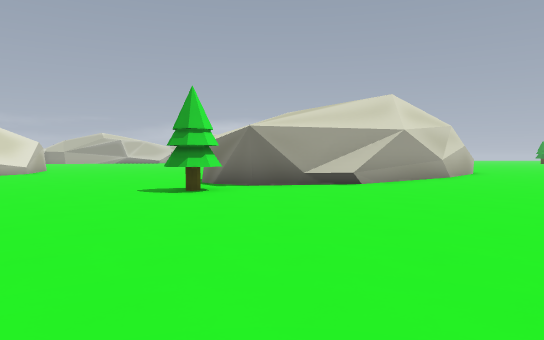
[1] (above)

24 first-person views from a walk through a Godot game level. The camera is 1.5 m above the floor, tilts 2° down and sees 70° across. The floor is counted in squares, 2.6 m on a side. Each view is taken from the middle of a square. On the plan, view 1 faces up. The plan holds only what a view shows up to about 10 squares ahead; the rest is blank. The place goes on beyond the plan. Some surface patterns are stand-ins.

[2]
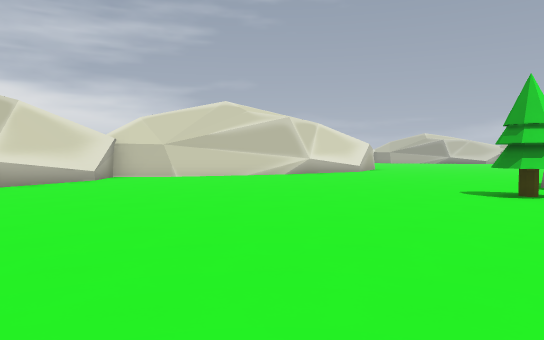

[3]
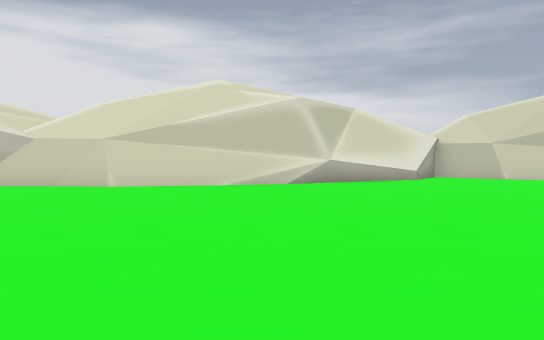

[4]
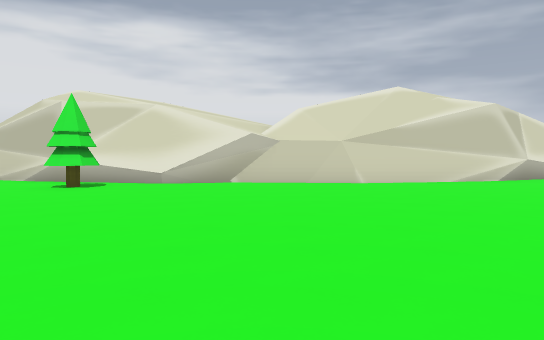

[5]
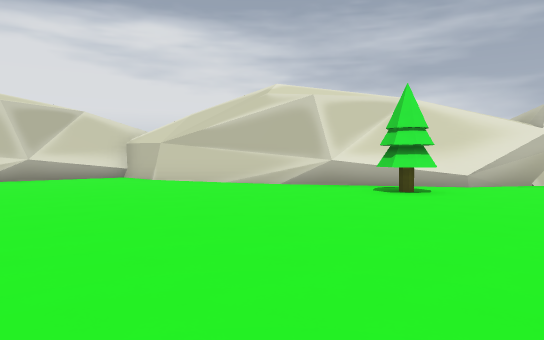

[6]
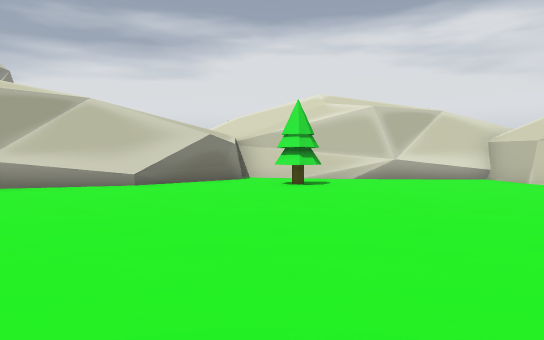

[7]
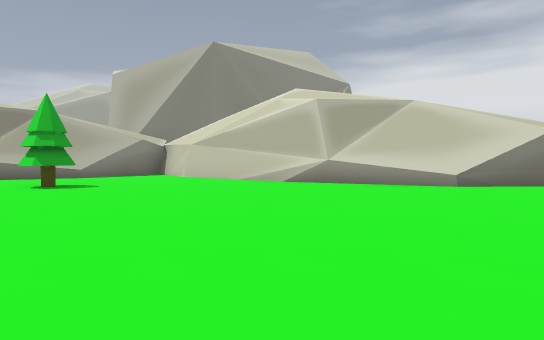

[8]
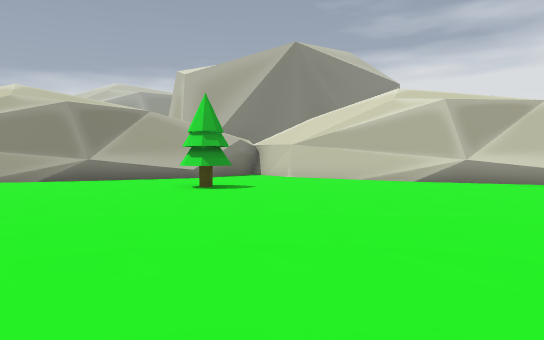

[9]
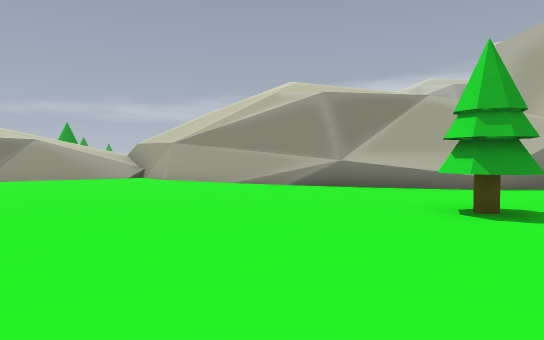

[10]
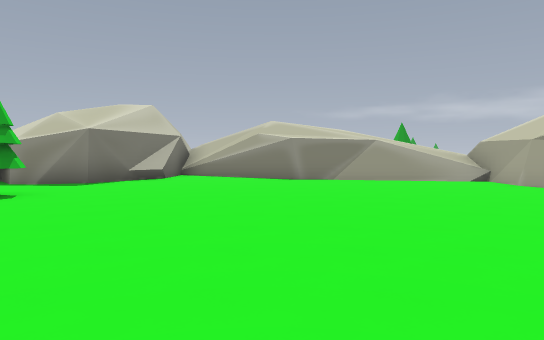

[11]
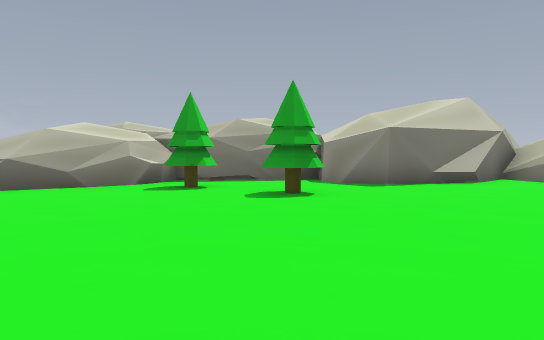

[12]
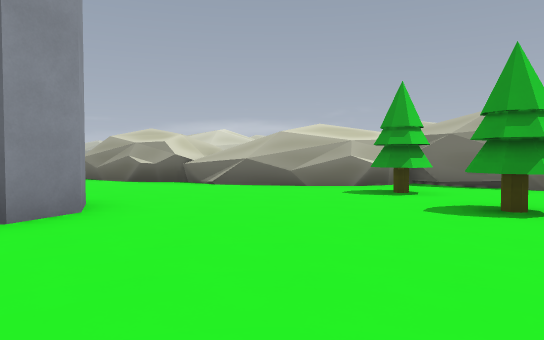

[13]
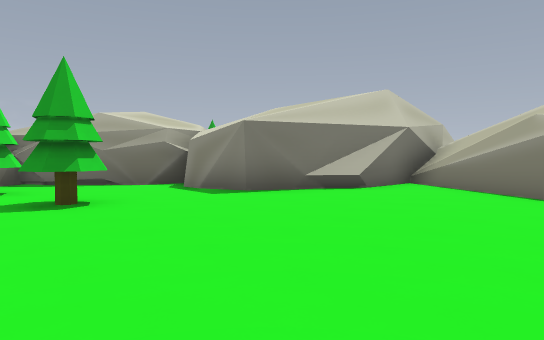

[14]
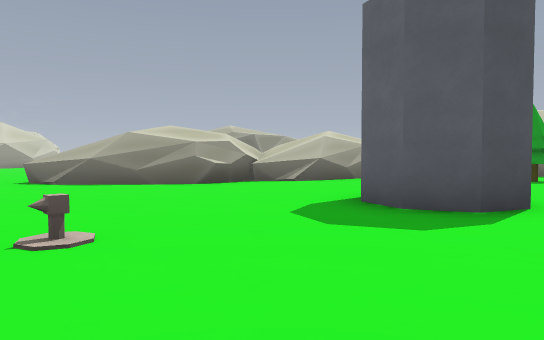

[15]
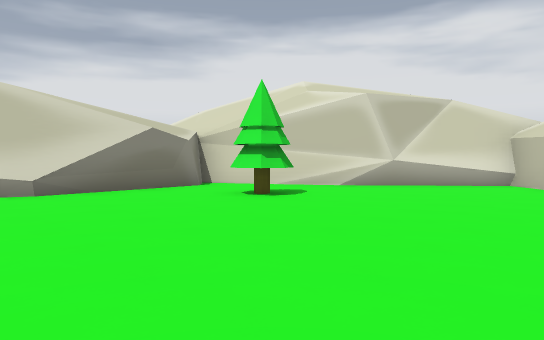

[16]
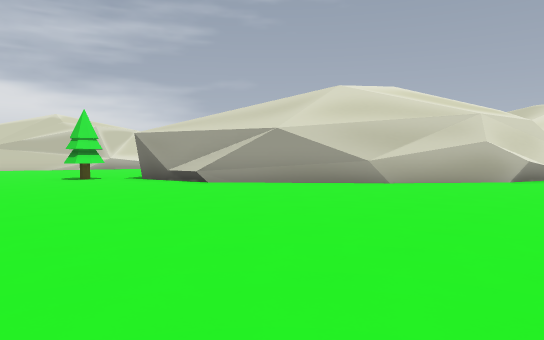

[17]
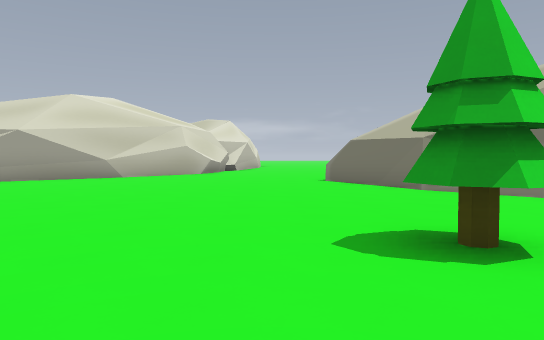

[18]
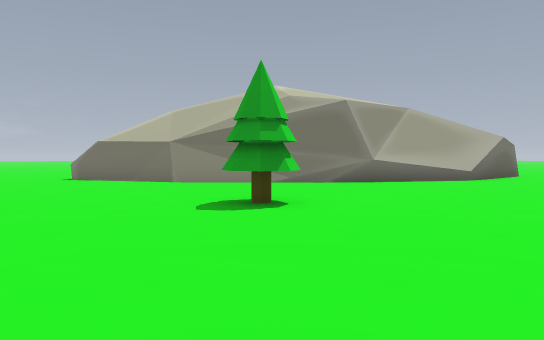

[19]
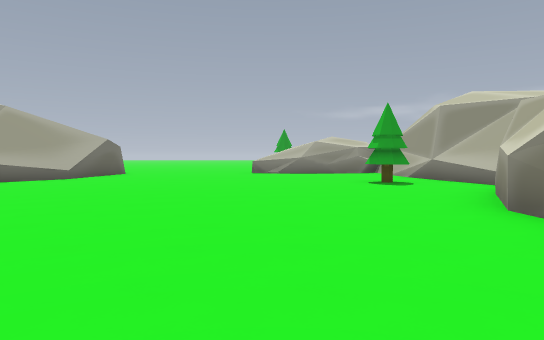

[20]
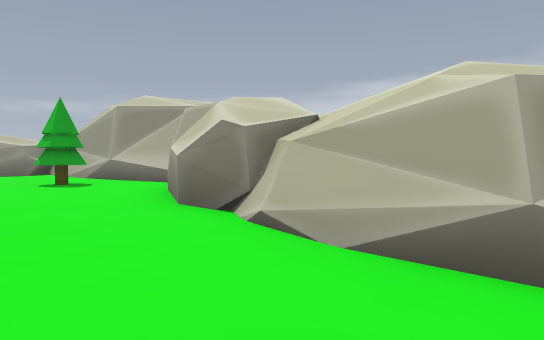

[21]
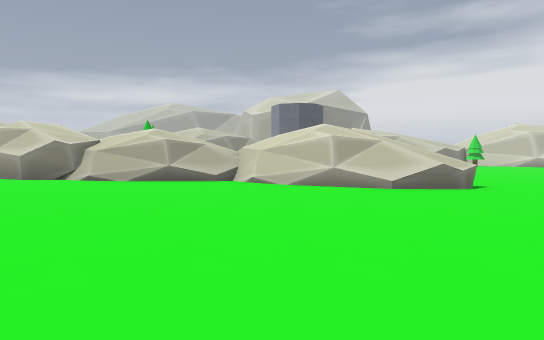

[22]
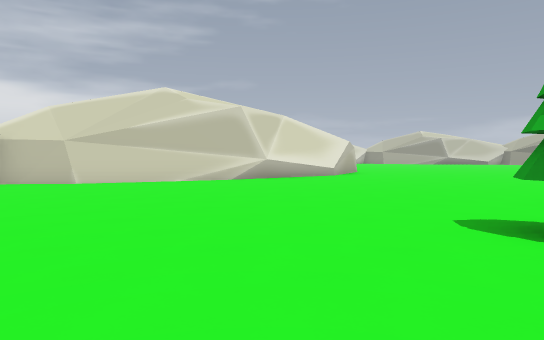

[23]
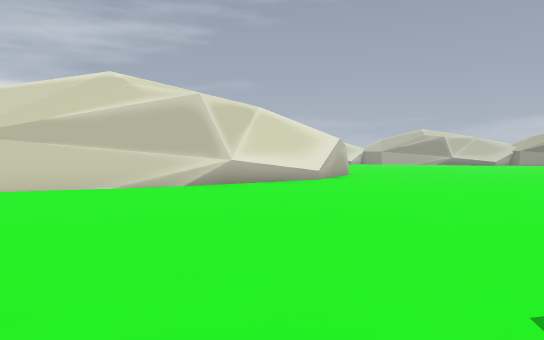

[24]
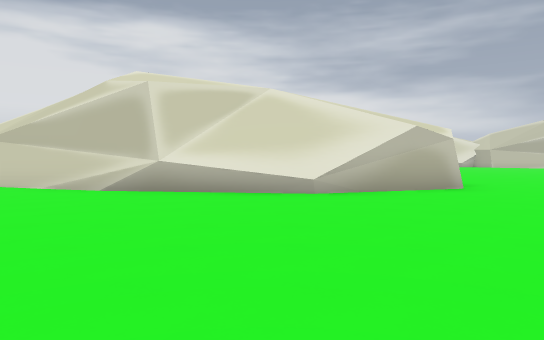

### Floor plan
Key: @ floor where view 1 was taken; # wall or solid block; x gap in a wall; . main floor; : floor 3.25 m higher than the main floor; + floor 4 m higher than the main floor; * floor 4.5 m higher than the main floor; % floor 4.75 m higher than the main floor; & floor 5.25 m higher than the main floor; = window, fence, low wall or low ledge; ^ raised ledge; v drop or lower ground; T tree; O other object.
Columns run from 11 left of view 1 to 17 right of it. Each row starts with its distance up from view 1.
 16  x... ..
 15   #.....
 14   #......        ##
 13   ##.....        #.
 12   ##......      ##.
 11   #.......     ##....
 10   #.......    ##......
  9   #.......#  ##.......#
  8  ##.......####........#
  7  #.......TT...........##
  6 ##........T............##
  5 #.......................##
  4 ##.......................###
  3  #...................T.....##
  2  ##..................TT.....#
  1   #..........................
  0   ##.......@ ................
 -1    #....... .................
 -2    #......  .................
 -3    #........#^#..............
 -4    #........#####............
 -5    #.........#######.......T.
 -6    #...........#########..TT.
 -7    #............#############
 -8    #.....  ...........#####v
 -9    #TT.... .........T..##=*&
-10   ##.......O...........=:+%&
-11   #............##...TT.##+%&
-12   #............#........#####
-13  ##........................#
-14 ##........................##
-15 #........................##
-16 ##.......................#
-17  ##..T...................#
-18   #..T..................=#
-19   ##...........T........=#
-20    #######.....T.....###=#
-21          ###......####
-22            ##....##

Positions as (right, up) in squares from view 1, and headings:
1: (0, 0), facing up
2: (0, 0), facing up-left
3: (0, 0), facing left
4: (1, -5), facing left
5: (0, -11), facing left
6: (0, -12), facing down-left
7: (0, -12), facing down
8: (3, -12), facing down
9: (3, -15), facing down-right
10: (4, -15), facing right
11: (5, -15), facing up-right
12: (7, -15), facing up
13: (8, -16), facing up-right
14: (-1, -13), facing up-right
15: (-2, -13), facing down-left
16: (9, 3), facing up-left
17: (9, 0), facing up
18: (7, -1), facing up-right
19: (7, -3), facing right
20: (7, -3), facing down-right
21: (5, 4), facing down
22: (-1, 3), facing up-left
23: (-2, 5), facing up-left
24: (-2, 12), facing left
